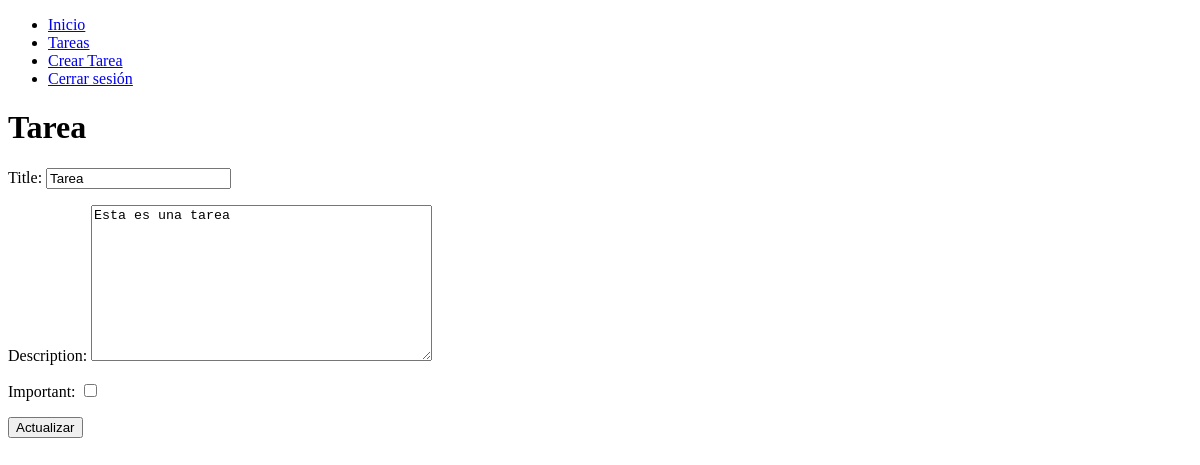
Page /tasks/4/ (signed in) on the earlier database version.
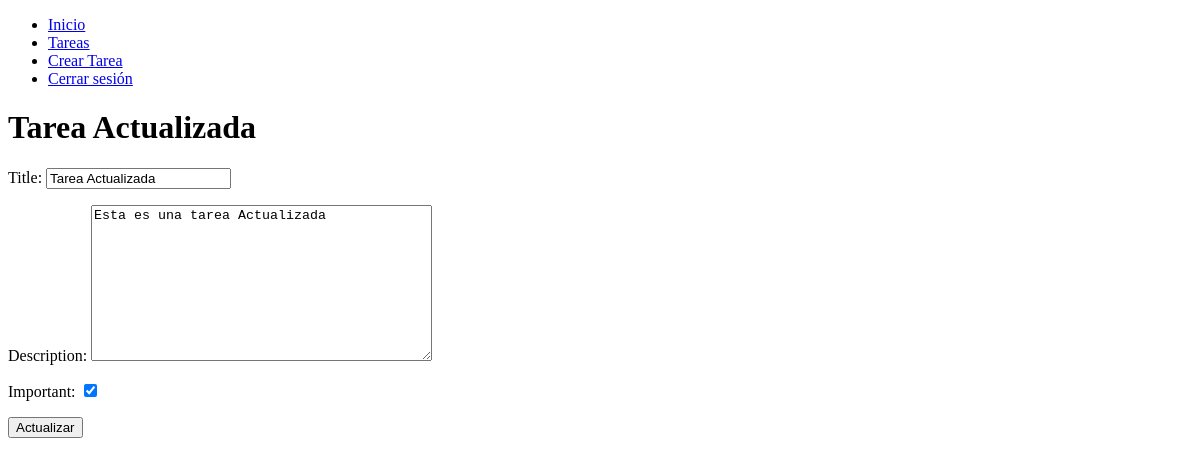
Same page on the later database version.
### task/models.py (models this page shows, shortened)
class Task(models.Model):
    title = models.CharField(max_length=100)
    description = models.TextField(blank=False)
    created = models.DateTimeField(auto_now_add=True)
    datecompleted = models.DateTimeField(null=True, blank=True)
    important = models.BooleanField(default=False)
    user = models.ForeignKey(User, on_delete=models.CASCADE)

### task/views.py (the view, shortened to what this page needs)
# urls.py: path('tasks/<int:task_id>/', views.task_detail, name="task_detail"),
def task_detail(request, task_id):
    if request.method == 'GET':
        task = get_object_or_404(Task, pk=task_id,user = request.user)
        form = TaskForm(instance=task)
        return render(request, 'task_detail.html', {
            'task': task,
            'form': form})

### task/forms.py
class TaskForm(ModelForm):
    class Meta:
        model = Task
        fields = ['title', 'description', 'important']

### task/templates/task_detail.html (shortened to what this page needs)
{% extends 'base.html' %}
{% block content %}
    <h1>{{task.title}}</h1>
    <form action="" method="POST">
        {{ form.as_p }}
        <button>
            Actualizar
        </button>
    </form>
{% endblock %}

Differences in the rows shown:
changed Task: title "Tarea" → "Tarea Actualizada"; description "Esta es una tarea" → "Esta es una tarea Actualizada"; important "☐" → "☑"
